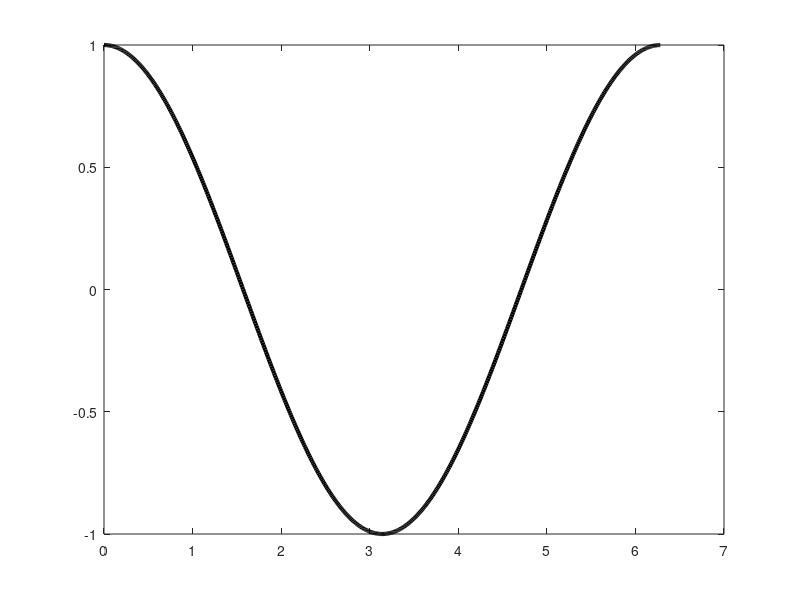
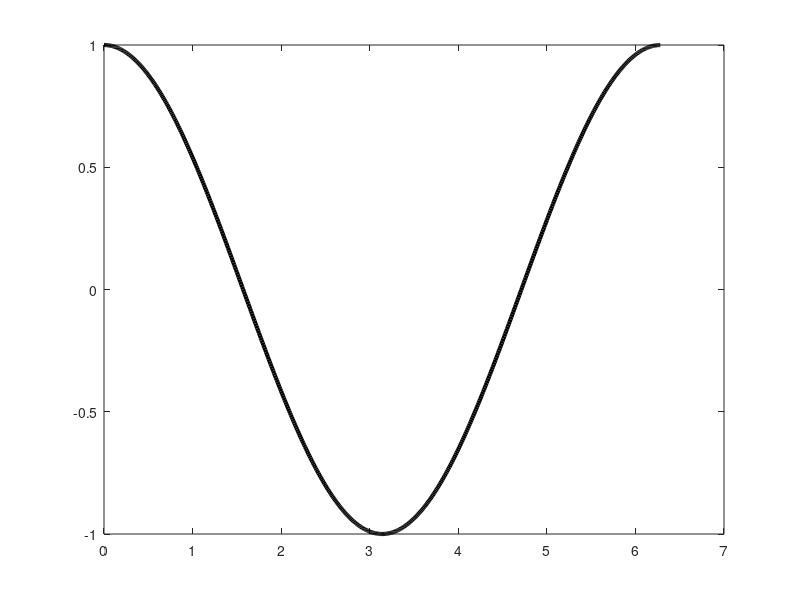

These figures' MATLAB source, in order: (Note: this script raises an error after producing the figures.)
clear all 
close all

N = 50;

%% Define the following functions
T = 2*pi;
f = @(t) cos(t);
t = 0:0.01:T;
figure(1)
plot(t,f(t),'LineWidth',3,'Color','k'); hold on
figure(2)
plot(t,f(t),'LineWidth',3,'Color','k'); hold on

%% Bernstein approximation at equidistant nodes
[t_nodes, ~, ~] = BeBOT(N,T);
f_nodes = f(t_nodes);

figure(1)
plot(t_nodes,f_nodes,'o','Color','r','LineWidth',3);

f_N = BernsteinPoly(f_nodes,t);

figure(1)
plot(t,f_N,'Color','r','LineWidth',3);


%% Lagrange approximation at LGL nodes
[t_nodes, ~, ~] = LGL_PS(N,T);
f_nodes = f(t_nodes);

figure(2)
plot(t_nodes,f_nodes,'o','Color','r','LineWidth',3);

f_N = LagrangePoly(f_nodes,t_nodes,t);

figure(2)
plot(t,f_N,'Color','r','LineWidth',3);
